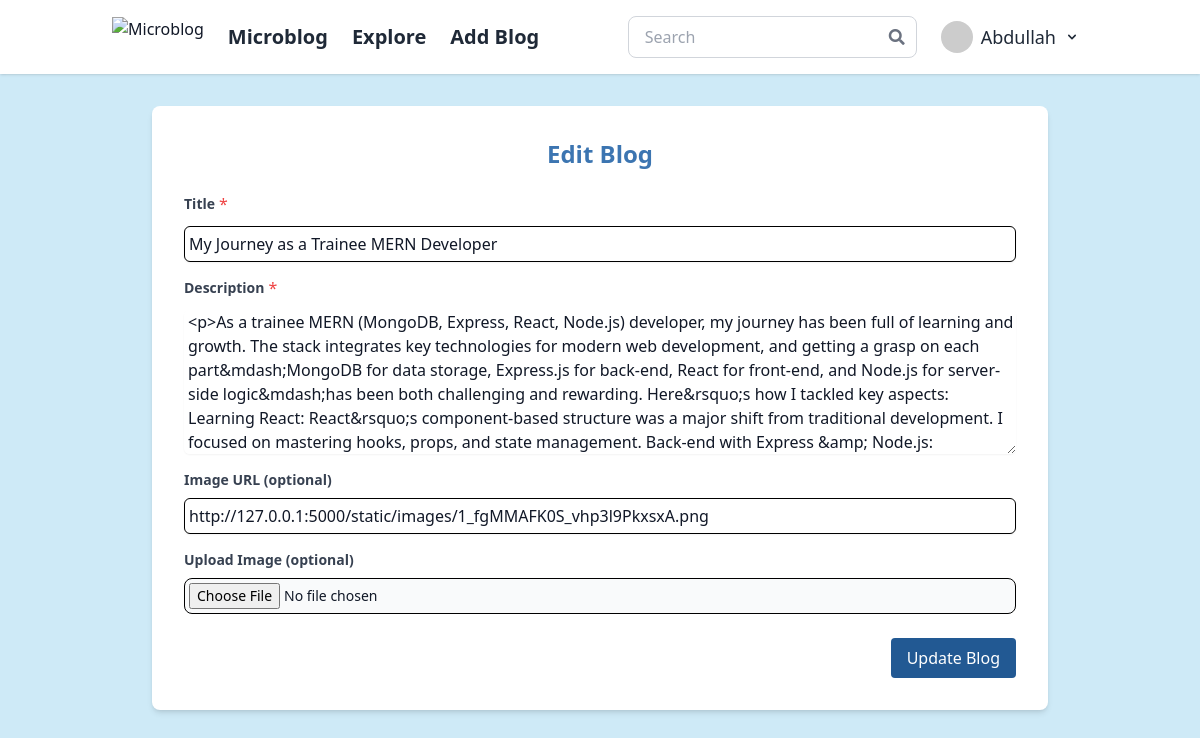
The app's page /edit_post/2 (signed in) with its own data.
### app/models.py (models this page shows, shortened)
class User(UserMixin, db.Model):
    id: so.Mapped[int] = so.mapped_column(primary_key=True)
    username: so.Mapped[str] = so.mapped_column(sa.String(64), index=True, unique=True)
    email: so.Mapped[str] = so.mapped_column(sa.String(120), index=True, unique=True)
    password_hash: so.Mapped[Optional[str]] = so.mapped_column(sa.String(256))
    posts: so.WriteOnlyMapped['Post'] = so.relationship(back_populates='author', cascade='all, delete-orphan', passive_deletes=True)
    comments: so.WriteOnlyMapped['Comment'] = so.relationship(back_populates='author', cascade='all, delete-orphan', passive_deletes=True)
    about_me: so.Mapped[Optional[str]] = so.mapped_column(sa.String(140))
    last_seen: so.Mapped[Optional[datetime]] = so.mapped_column(default=lambda: datetime.now(timezone.utc))
    following: so.WriteOnlyMapped['User'] = so.relationship(secondary=followers, primaryjoin=(followers.c.follower_id == id),
                                                            secondaryjoin=(followers.c.followed_id == id), back_populates='followers', passive_deletes=True)
    followers: so.WriteOnlyMapped['User'] = so.relationship(secondary=followers, primaryjoin=(followers.c.followed_id == id),
                                                            secondaryjoin=(followers.c.follower_id == id), back_populates='following', passive_deletes=True)
    def avatar(self, size):
        digest = md5(self.email.lower().encode('utf-8')).hexdigest()
        return f'https://www.gravatar.com/avatar/{digest}?d=identicon&s={size}'

class Post(db.Model):
    id: so.Mapped[int] = so.mapped_column(primary_key=True)
    title: so.Mapped[str] = so.mapped_column(primary_key=True)
    body: so.Mapped[str] = so.mapped_column(sa.String(750))
    timestamp: so.Mapped[datetime] = so.mapped_column(
        index=True, default=lambda: datetime.now(timezone.utc))
    user_id: so.Mapped[int] = so.mapped_column(sa.ForeignKey(User.id, ondelete='CASCADE'),
                                               index=True)
    image_url = db.Column(db.String(255), nullable=True)
    author: so.Mapped[User] = so.relationship(back_populates='posts')
    comments: so.WriteOnlyMapped['Comment'] = so.relationship('Comment', back_populates='post', cascade='all, delete-orphan', passive_deletes=True)

### app/main/routes.py (the view)
@bp.route('/edit_post/<int:post_id>', methods=['GET', 'POST'])
@login_required
def edit_post(post_id):
    post = db.session.scalar(sa.select(Post).where(Post.id == post_id))
    if post is None:
        flash('Post not found.', 'error')
        return redirect(url_for('main.index'))
    form = EditPostForm(obj=post)
    if form.validate_on_submit():
        if post.author != current_user:
            flash('You do not have permission to edit this post.', 'error')
            return redirect(url_for('main.post_page', post_id=post_id))
        post.title = form.title.data
        post.body = form.post.data
        post.image_url = form.image_url.data
        image_file = form.image_file.data
        image_path = None
        if image_file:
            filename = secure_filename(image_file.filename)
            image_folder = os.path.join(current_app.root_path, 'static', 'images')
            if not os.path.exists(image_folder):
                os.makedirs(image_folder)
            image_path = os.path.join(image_folder, filename)
            image_file.save(image_path)
            image_url = url_for('static', filename=f'images/{filename}', _external=True)
            post.image_url = image_url
        db.session.commit()
        flash('Your post has been updated!', 'success')
        return redirect(url_for('main.post_page', post_id=post_id))
    elif request.method == 'GET':
        form.title.data = post.title
        form.post.data = post.body
    return render_template('new_edit_post.html', form=form, post=post)

### app/main/forms.py
class EditPostForm(FlaskForm):
    title = StringField('Title', validators=[DataRequired(), Length(min=1, max=100)])
    post = CKEditorField('Description', validators=[DataRequired()], render_kw={'rows': 10})
    image_url = StringField('Image URL (optional)')
    image_file = FileField('Upload Image (optional)', validators=[FileAllowed(['jpg', 'png'])])
    submit = SubmitField('Save Changes')

class SearchForm(FlaskForm):
    searched = StringField('Searched', validators=[DataRequired()])
    submit = SubmitField('Submit')

### app/main/routes.py (called while the page is built)
@bp.before_request
def before_request():
    if current_user.is_authenticated:
        current_user.last_seen = datetime.now(timezone.utc)
        db.session.commit()

@bp.context_processor
def inject_search_form():
    return dict(form=SearchForm())

### app/models.py (called while the page is built)
@login.user_loader
def load_user(id):
    return db.session.get(User, int(id))

### app/templates/new_edit_post.html (shortened to what this page needs)
{% extends 'new_base.html' %}
{% block content %}
<div class="container mx-auto mt-8">
    <div class="max-w-4xl mx-auto bg-white p-8 rounded-lg shadow-md mb-8">
        <h2 class="text-2xl font-bold mb-6 text-center text-[#3C75B1]">Edit Blog</h2>
        <form method="POST" action="{{ url_for('main.edit_post', post_id=post.id) }}" enctype="multipart/form-data">
            <div class="mb-4 min-md:mx-16">
                <div class="flex items-center">
                    {{ form.title.label(class_="block text-gray-700 text-sm font-bold mb-2") }}
                    <span class="text-red-500 relative -top-1 ml-1">*</span>
                </div>
                {{ form.title(class_="form-input mt-1 block w-full border-gray-300 rounded-md shadow-sm focus:border-yellow-500 focus:ring focus:ring-yellow-500 focus:ring-opacity-50 h-9 px-1 py-1", value=post.title, style="border: 1px solid #000000;") }}
            </div>
            <div class="mb-4 min-md:mx-16">
                <div class="flex items-center">
                    {{ form.post.label(class_="block text-gray-700 text-sm font-bold mb-2") }}
                    <span class="text-red-500 relative -top-1 ml-1">*</span>
                </div>
                {{ form.post(class_="form-textarea mt-1 block w-full border-gray-300 rounded-md shadow-sm focus:border-yellow-500 focus:ring focus:ring-yellow-500 focus:ring-opacity-50 h-36 pl-1") }}
            </div>
            <div class="mb-4 min-md:mx-16">
                {{ form.image_url.label(class_="block text-gray-700 text-sm font-bold mb-2") }}
                {{ form.image_url(class_="form-input mt-1 block w-full border-gray-300 rounded-md shadow-sm focus:border-yellow-500 focus:ring focus:ring-yellow-500 focus:ring-opacity-50 h-9 px-1 py-1", value=post.image_url, style="border: 1px solid #000000;") }}
            </div>
            <div class="mb-4 min-md:mx-16">
                {{ form.image_file.label(class_="block text-gray-700 text-sm font-bold mb-2") }}
                <div class="mt-1">
                    {{ form.image_file(class_="block w-full text-sm text-gray-900 border border-gray-300 rounded-lg cursor-pointer bg-gray-50 focus:outline-none h-9 px-1 py-1", style="border: 1px solid #000000;") }}
                </div>
            </div>
            <div class="mt-6 flex justify-end min-md:mx-16">
                {{ form.submit(class_="bg-[#225993] text-white px-4 py-2 rounded hover:bg-[#1B487A] focus:outline-none focus:ring-2 focus:ring-offset-2 focus:ring-teal-500", value="Update Blog") }}
            </div>
        </form>
    </div>
</div>
{% endblock %}

### app/templates/new_base.html (shortened to what this page needs)
<!DOCTYPE html>
<html lang="en">
<head>
    <script src="https://cdn.tailwindcss.com"></script>
    <link rel="stylesheet" href="https://cdnjs.cloudflare.com/ajax/libs/font-awesome/5.15.4/css/all.min.css">
    <link href="https://cdn.jsdelivr.net/npm/tailwindcss@2.2.19/dist/tailwind.min.css" rel="stylesheet">
</head>
<body class="bg-[#CEEAF7] text-gray-900">
    <nav class="bg-white shadow">
      <div class="container mx-auto px-6 py-4 flex justify-between items-center">
          <div class="flex items-center space-x-6 ">
              {% if not current_user.is_anonymous %}
              <a href="{{ url_for('main.index') }}">
                  <img class="w-15 h-10" src="https://osoltech.com/hs-fs/hubfs/Medium%20size%20with%20Tag%20line.png?width=140&height=69&name=Medium%20size%20with%20Tag%20line.png" alt="Microblog">
              </a>
              <a class="text-xl font-semibold text-gray-800 " href="{{ url_for('main.index') }}">Microblog</a>
              {% endif %}
              {% if not current_user.is_anonymous %}
              <a class="text-xl font-semibold text-gray-800 max-sm:hidden" href="{{ url_for('main.explore') }}">Explore</a>
                <a class="text-xl font-semibold text-gray-800 max-sm:hidden" href="{{ url_for('main.add_blog') }}">Add Blog</a>
              {% endif %}
          </div>
          <div id="navbarRight" class="hidden md:flex items-center space-x-4">
            <form class="relative flex items-center w-full md:w-auto" method="POST" action="{{ url_for('main.search') }}" onsubmit="return ValidateSearch()">
                <input type="search" name="searched" autocomplete="off" id="searched" class="w-full border border-gray-300 rounded-lg pl-4 pr-10 py-2 focus:outline-none" placeholder="Search">
                <button type="submit" class="absolute right-3 inset-y-0 flex items-center text-gray-500 hover:text-gray-700">
                    <i class="fas fa-search"></i>
                </button>
            </form>
              {% if not current_user.is_anonymous %}
              <div class="relative px-2">
                  <button id="dropdownButton" class="text-lg flex items-center space-x-2 text-gray-800 hover:text-gray-600 focus:outline-none" onclick="toggleDropdown()">
                      <img class="w-8 h-8 rounded-full" src="{{ current_user.avatar(50) }}" alt="User avatar">
                      <span>{{ current_user.username }}</span>
                      <svg class="w-4 h-4" fill="currentColor" viewBox="0 0 20 20" xmlns="http://www.w3.org/2000/svg">
                          <path fill-rule="evenodd" d="M5.293 7.293a1 1 0 011.414 0L10 10.586l3.293-3.293a1 1 0 111.414 1.414l-4 4a1 1 0 01-1.414 0l-4-4a1 1 0 010-1.414z" clip-rule="evenodd"></path>
                      </svg>
                  </button>
              </div>
              {% else %}
              <ul class="flex space-x-4">
                  <li><a class="text-gray-800 hover:text-gray-600" href="{{ url_for('auth.login') }}">Login</a></li>
              </ul>
              {% endif %}
          </div>
      </div>
    </nav>
  <div class="container mx-auto relative">
      {% block content %}{% endblock %}
  </div>
</body>
</html>

### records on screen
User: username "Abdullah"
Post: title "My Journey as a Trainee MERN Developer", image_url "http://127.0.0.1:5000/static/images/1_fgMMAFK0S_vhp3l9PkxsxA.png"
